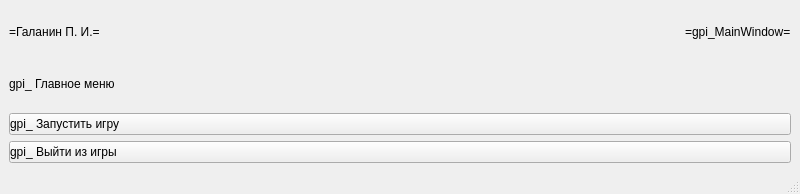
<?xml version="1.0" encoding="UTF-8"?>
<ui version="4.0">
 <class>gpi_MainWindow</class>
 <widget class="QMainWindow" name="gpi_MainWindow">
  <property name="geometry">
   <rect>
    <x>0</x>
    <y>0</y>
    <width>800</width>
    <height>194</height>
   </rect>
  </property>
  <property name="windowTitle">
   <string>gpi_MainWindow</string>
  </property>
  <widget class="QWidget" name="centralwidget">
   <layout class="QGridLayout" name="gridLayout">
    <item row="0" column="0">
     <widget class="QLabel" name="gpi_label_author">
      <property name="text">
       <string>=Галанин П. И.=</string>
      </property>
     </widget>
    </item>
    <item row="0" column="1">
     <spacer name="gpi_horizontalSpacer">
      <property name="orientation">
       <enum>Qt::Horizontal</enum>
      </property>
      <property name="sizeHint" stdset="0">
       <size>
        <width>511</width>
        <height>20</height>
       </size>
      </property>
     </spacer>
    </item>
    <item row="0" column="2">
     <widget class="QLabel" name="gpi_label_title">
      <property name="text">
       <string>=gpi_MainWindow=</string>
      </property>
     </widget>
    </item>
    <item row="1" column="0" colspan="3">
     <widget class="QLabel" name="gpi_label_description">
      <property name="text">
       <string>gpi_ Главное меню</string>
      </property>
     </widget>
    </item>
    <item row="2" column="0" colspan="3">
     <widget class="QPushButton" name="gpi_pushButton_start">
      <property name="styleSheet">
       <string notr="true">text-align: left</string>
      </property>
      <property name="text">
       <string>gpi_ Запустить игру</string>
      </property>
     </widget>
    </item>
    <item row="3" column="0" colspan="3">
     <widget class="QPushButton" name="gpi_pushButton_close">
      <property name="styleSheet">
       <string notr="true">text-align: left</string>
      </property>
      <property name="text">
       <string>gpi_ Выйти из игры</string>
      </property>
     </widget>
    </item>
   </layout>
  </widget>
  <widget class="QMenuBar" name="menubar">
   <property name="geometry">
    <rect>
     <x>0</x>
     <y>0</y>
     <width>800</width>
     <height>25</height>
    </rect>
   </property>
  </widget>
  <widget class="QStatusBar" name="statusbar"/>
 </widget>
 <resources/>
 <connections/>
</ui>
